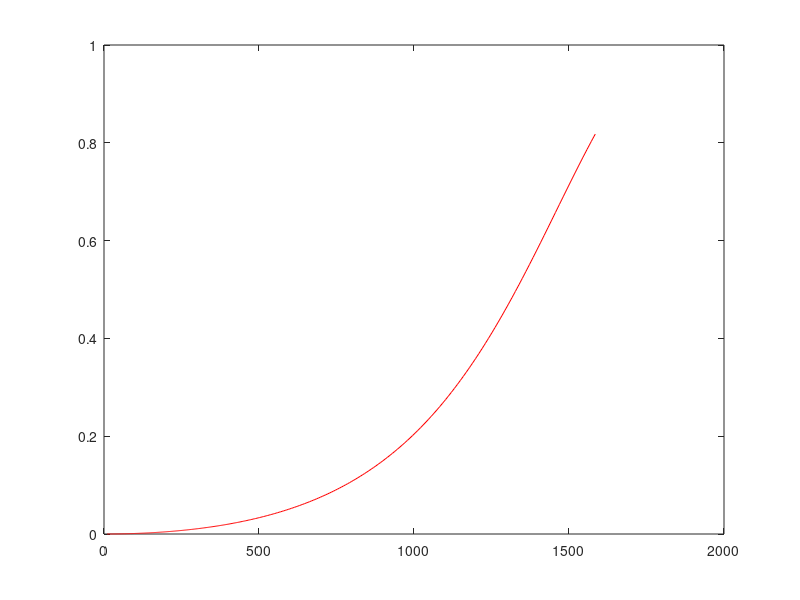

The MATLAB script that drew this image:
%calculation of MPP absorber based on Maa's Theory
%==================================================

clear all
clc

%parameter definition
%====================

rho0=1.2;                       %density of air
c=343;                          %sound speed in air
freq=logspace(1,3.2,600);        %frequency range of sound wave  
omega=2*pi*freq;                %angular frequency
eta= 1.789e-5; % coefficient of viscosity
r0=0.15e-3;                     %radius of hole in meter
d=2*r0;                         %diameter of hole in meter
t=0.9e-3;                       %thickness of the plate in meter
k=d*sqrt(omega*rho0/eta/4);     %perforation constant



%calculate perforation area ratio (tau)
%======================================

b=2e-3; % distance between two holes; % distance between two holes

tau=(pi/4)*(d/b)^2;
D=10e-3;
%calculate relative impedance
%============================
%1998 Journal of acoustical society of america
kr=sqrt(1+k.^2/32)+ (1.4142/32)*k*d/t;  %resistance coefficient
r=32*eta*t*kr./(tau*rho0*c*d^2);        %resistance
km=1+(1./sqrt(1+0.5*(k.^2)))+(0.85*d/t);%reactance coefficient
xm=omega.*t.*km./(tau*c);               %reactance
alfa=4*r./((1+r).^2+...                 %absorption coefficient for MPP
    (xm-(cot(omega*D./c))).^2);

figure(1)
plot(freq,alfa,'r-')
hold on

